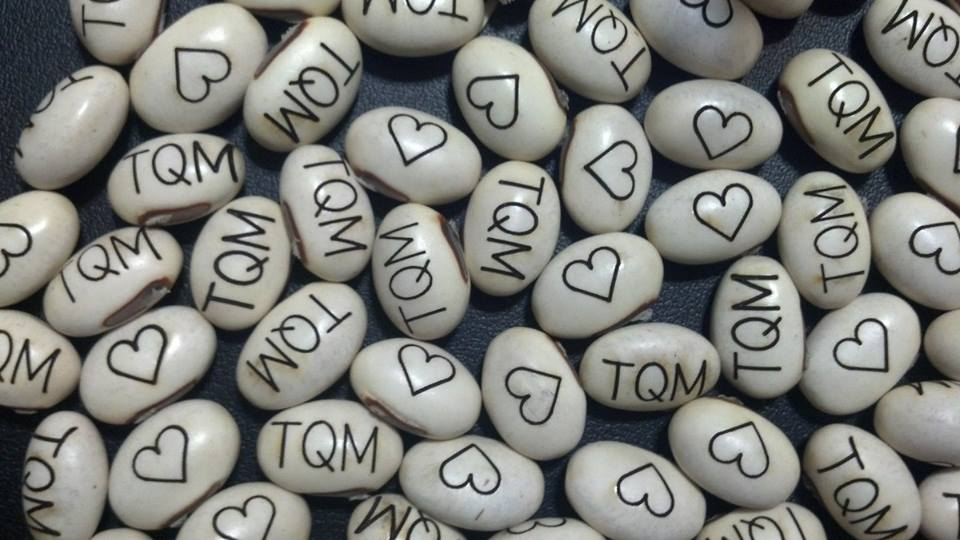
%> input picture abichuela.jpg, 960 x 540 px
$ octave ch7.m   (GNU Octave 9; MATLAB toolbox functions it lacks are replaced by stand-ins)
%> lines starting %> are read from the running program, lines starting %| are printed output that depends on the picture; in (x1, y1, x2, y2) boxes, pixels count from 0 and x2, y2 are one past the last pixel; in counts of white or black regions, pixels touching at a corner belong together; the program's own positions count from 1
I=imread('abichuela.jpg');
%> I is the input picture: size 540x960x3 uint8; mean R, G, B 127.6, 128.7, 123.8
figure, imshow(I);
im2=rgb2hsv(I);
%> im2: size 540x960x3 double; mean H, S, V 0.282, 0.113, 0.514
%Obtener Hsv
H=double(I(:,:,1));
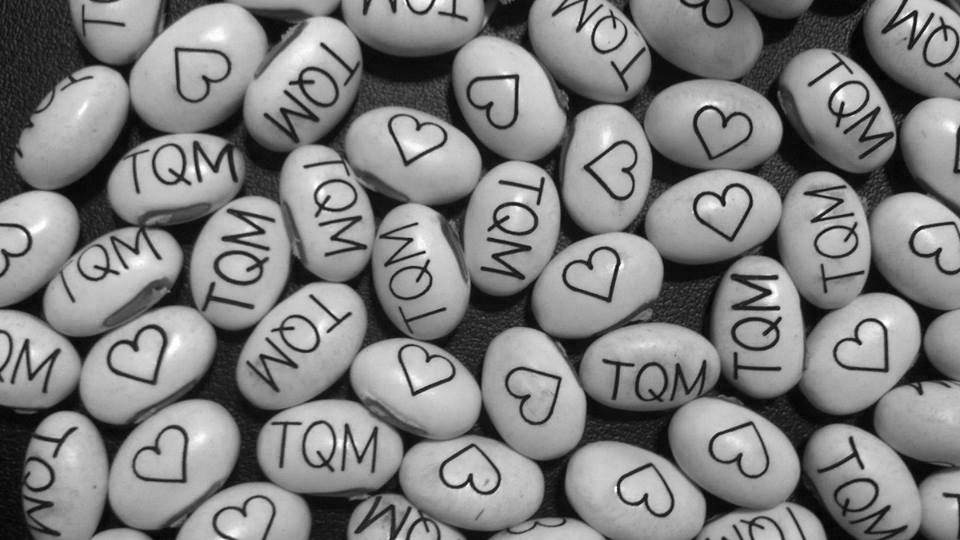
%> H: size 540x960 double; min 0, max 255, mean 127.6
S=double(I(:,:,2));
V=double(I(:,:,3));
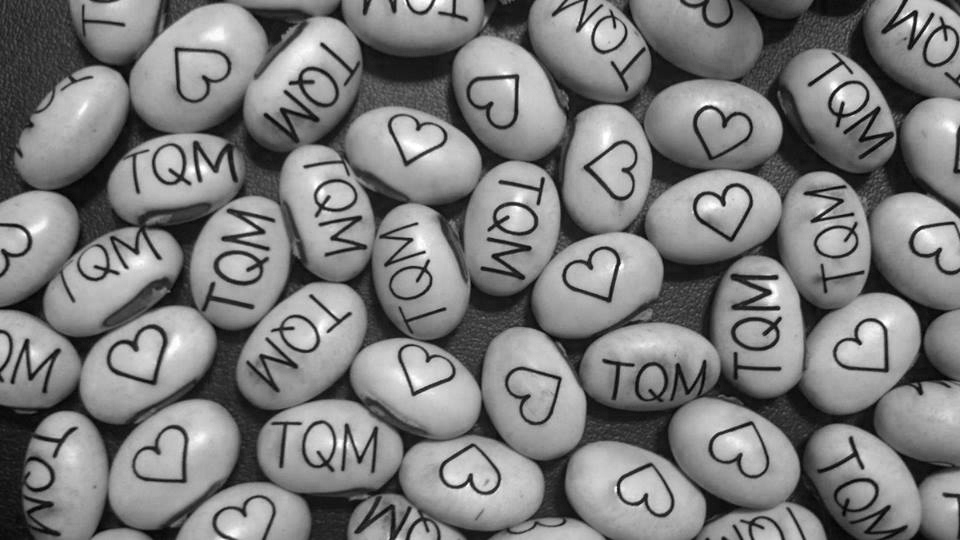
%> V: size 540x960 double; min 0, max 255, mean 123.8

figure, imshow(H);
%> after `imshow(H)`:
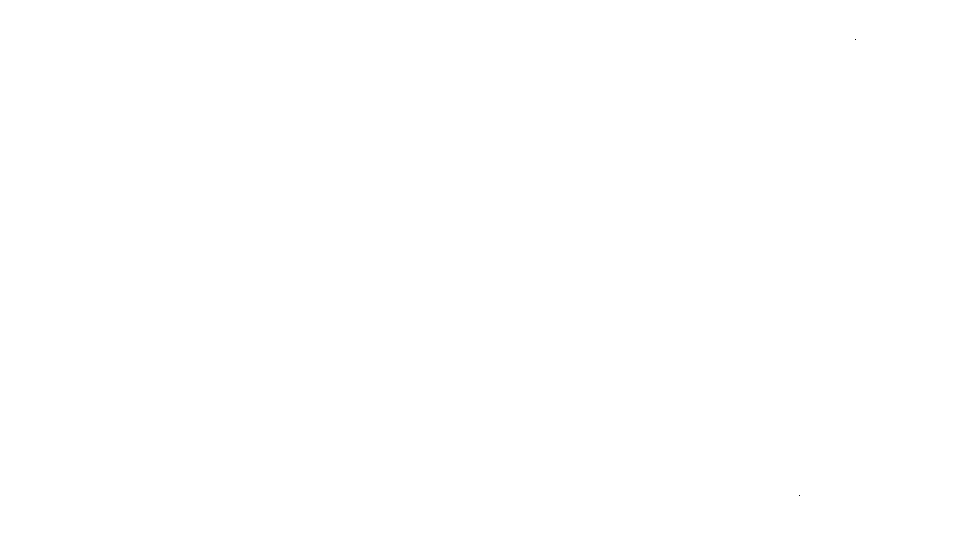
%> displayed picture: size 540x960, on the screen's scale of 0 to 255; 100% white; black in thin lines or dots, all inside (x1, y1, x2, y2) = (799, 39, 856, 496)
figure, imshow(S);
figure, imshow(V);

A3= histeq(S);
%> A3: size 540x960 double; every value is 1
%Binarizar
bw=im2bw(A3,0.3);
%> bw: size 540x960 logical; every value is 1

figure, imshow(bw);
